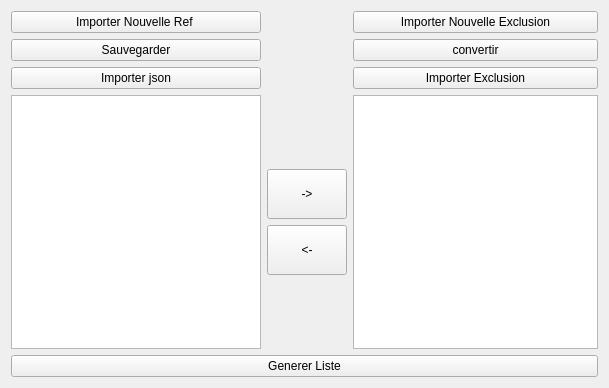
<?xml version="1.0" encoding="UTF-8"?>
<ui version="4.0">
 <class>Form</class>
 <widget class="QWidget" name="Form">
  <property name="geometry">
   <rect>
    <x>0</x>
    <y>0</y>
    <width>609</width>
    <height>388</height>
   </rect>
  </property>
  <property name="windowTitle">
   <string>Gestion d'exclusion</string>
  </property>
  <layout class="QGridLayout" name="gridLayout">
   <item row="5" column="1">
    <widget class="QPushButton" name="btn_import_ref">
     <property name="text">
      <string>Importer json</string>
     </property>
    </widget>
   </item>
   <item row="12" column="1" colspan="4">
    <widget class="QPushButton" name="btn_generate_list">
     <property name="text">
      <string>Generer Liste</string>
     </property>
    </widget>
   </item>
   <item row="3" column="1">
    <widget class="QPushButton" name="btn_convert_ref">
     <property name="text">
      <string>Sauvegarder</string>
     </property>
    </widget>
   </item>
   <item row="7" column="1" rowspan="4">
    <widget class="QListWidget" name="lw_liste_ref"/>
   </item>
   <item row="3" column="3" colspan="2">
    <widget class="QPushButton" name="btn_convert_exclusion">
     <property name="text">
      <string>convertir</string>
     </property>
    </widget>
   </item>
   <item row="7" column="3" rowspan="4" colspan="2">
    <widget class="QListWidget" name="lw_liste_exclusion"/>
   </item>
   <item row="5" column="3" colspan="2">
    <widget class="QPushButton" name="btn_import_exclusion">
     <property name="text">
      <string>Importer Exclusion</string>
     </property>
    </widget>
   </item>
   <item row="8" column="2">
    <widget class="QPushButton" name="btn_exclude">
     <property name="minimumSize">
      <size>
       <width>0</width>
       <height>50</height>
      </size>
     </property>
     <property name="text">
      <string>-&gt;</string>
     </property>
     <property name="flat">
      <bool>false</bool>
     </property>
    </widget>
   </item>
   <item row="9" column="2">
    <widget class="QPushButton" name="btn_include">
     <property name="minimumSize">
      <size>
       <width>0</width>
       <height>50</height>
      </size>
     </property>
     <property name="text">
      <string>&lt;-</string>
     </property>
    </widget>
   </item>
   <item row="1" column="3" colspan="2">
    <widget class="QPushButton" name="btn_open_exclusion">
     <property name="text">
      <string>Importer Nouvelle Exclusion</string>
     </property>
    </widget>
   </item>
   <item row="1" column="1">
    <widget class="QPushButton" name="btn_open_ref">
     <property name="text">
      <string>Importer Nouvelle Ref </string>
     </property>
    </widget>
   </item>
  </layout>
 </widget>
 <resources/>
 <connections/>
</ui>
